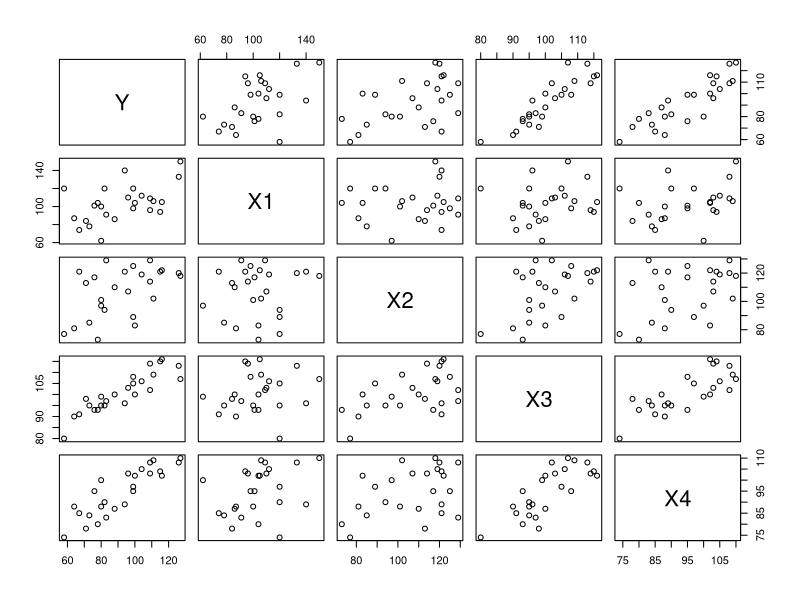
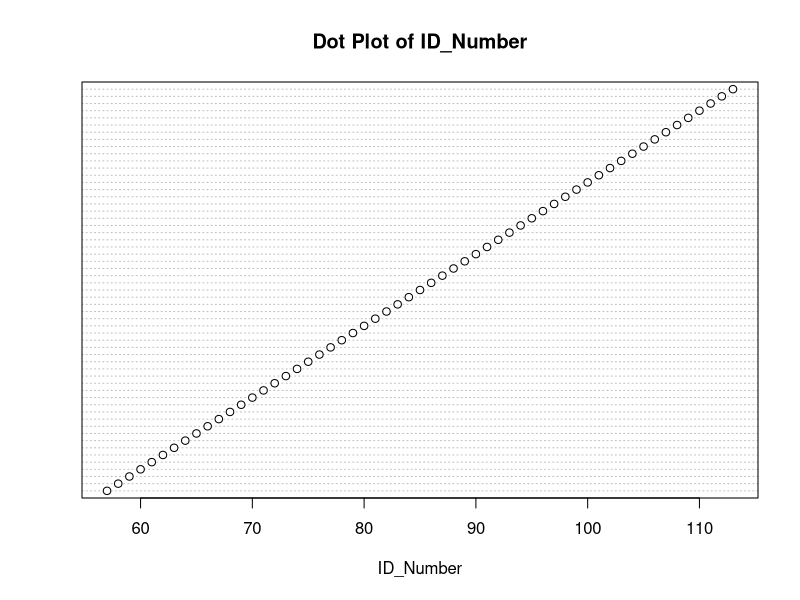
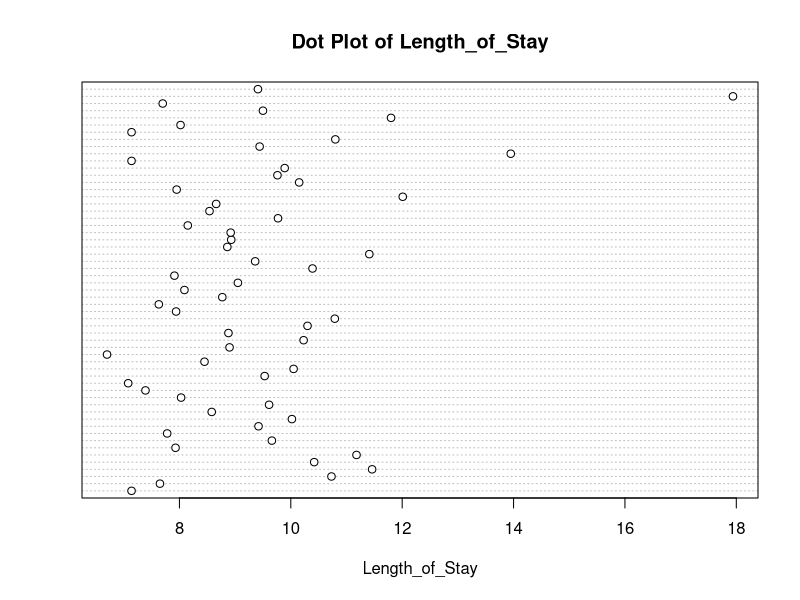
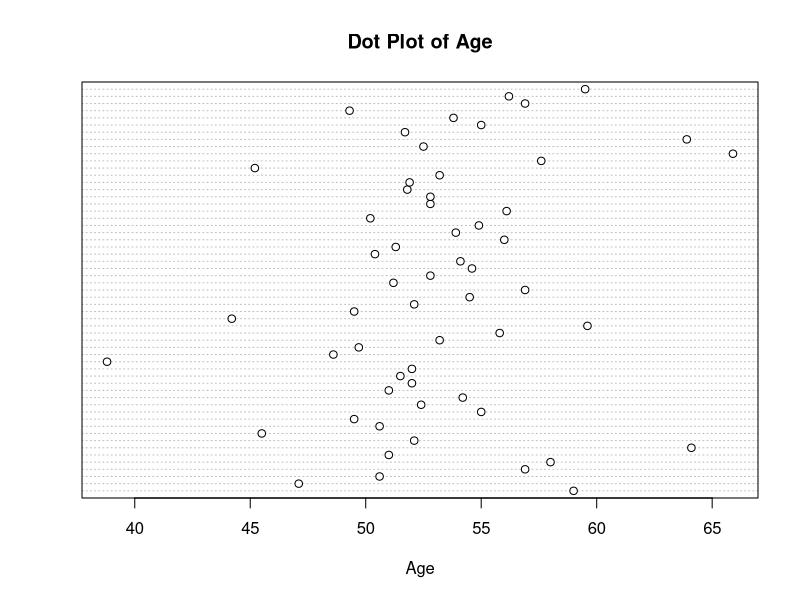
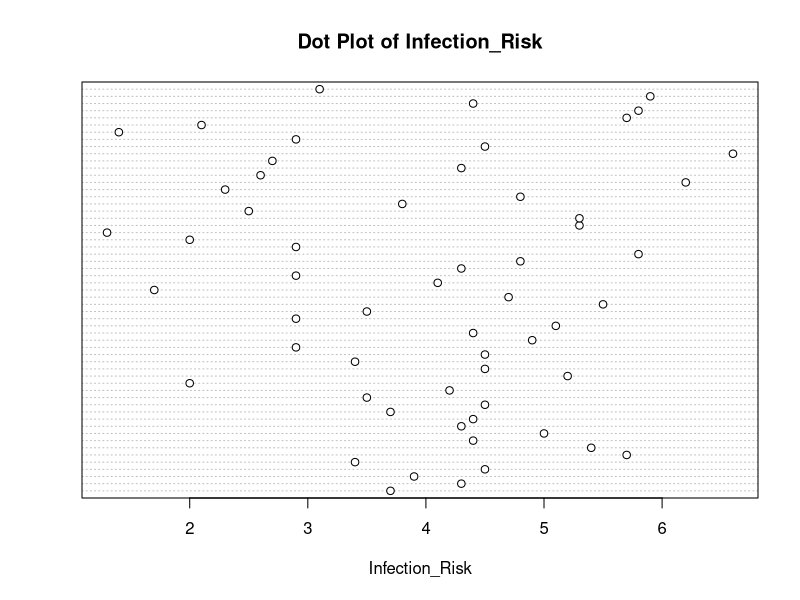
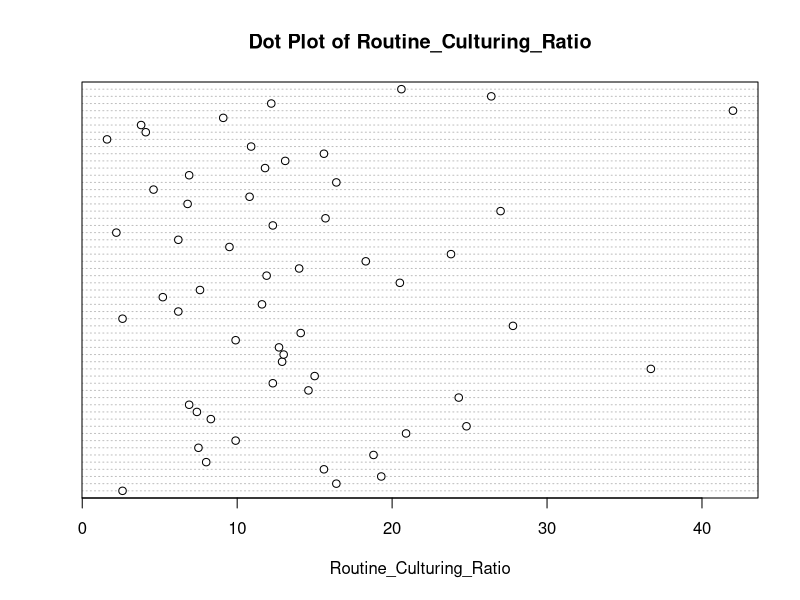
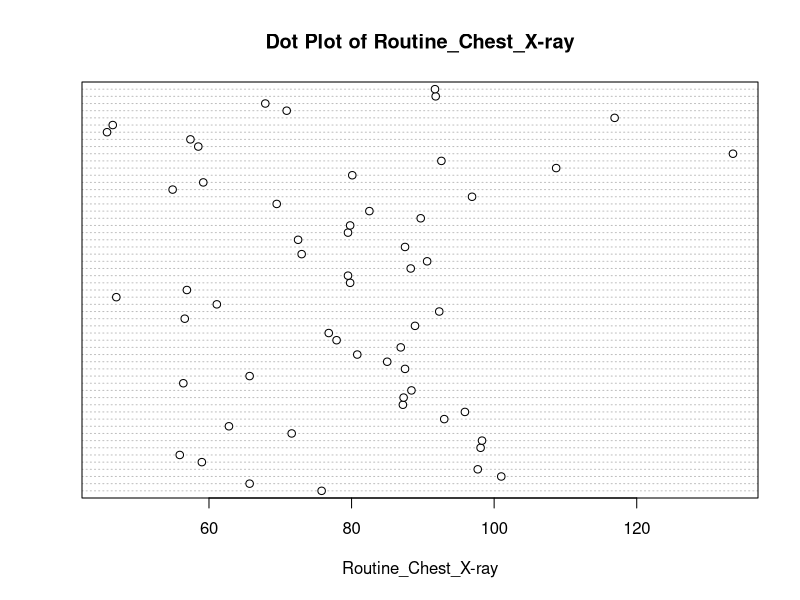
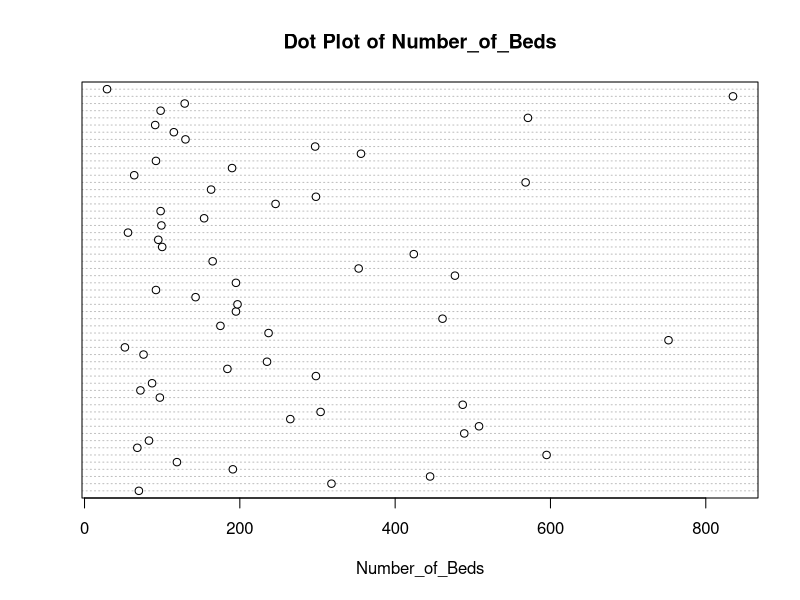

Write the R code that produced these figures, in order.
## ---- chunk 1
#Chad Huntebrinker

library(leaps)
library(readxl)

excel_data <- read_excel("Job_Proficiency_Data.xlsx")

#Problem 9.10a
stem(excel_data$X1)
stem(excel_data$X2)
stem(excel_data$X3)
stem(excel_data$X4)

#Some noteworthy features include:
#1) All tests have max scores that go over 100, but some max scores are 116 while others
#are 140
#2) The distribution of the data for X2 seem to be more on the larger side (greater than
# 110) while the distribution for X1 are on the less side (less than 110)

#Problem 9.10b
pairs(excel_data)
cor(excel_data)
cor(excel_data[,-1])
#It looks like there might be some correlation concerns with Y for X3 and X4
#There also might be some concerns with X3 and X4

#Problem 9.10c
model_1 <- lm(Y~X1 + X2 + X3 + X4, data=excel_data)
sum_of_model_1 <- summary(model_1)
#Y = -124.38182 + 0.29573X1 + 0.04829X2 + 1.30601X3 + 0.51982X4
sum_of_model_1
sum_of_model_1$adj.r.squared
#the adjusted R^2 has a good score (0.9554702) and the p-value for these predictor variables
#seem okay for all except one.  X2 has a p-value of 0.40383, suggesting that it might be
#better to drop X2 from the model

#Problem 9.11a
ma <- regsubsets(Y~., nbest = 4, data=excel_data)
(sma <- summary(ma))
sma$adjr2
order(sma$adjr2, decreasing = TRUE)[1:4]
#(1) [X1, X3, X4] = 0.9560482 
#(2) [X1, X2, X3, X4] = 0.9554702
#(3) [X1, X3] = 0.9269043 
#(4) [X1, X2, X3] = 0.9246779

#9.11b
#There are a couple of other criteria we could look at to narrow down what model we should use.
#First, we could use some of the other measurements to see if a model is a good fit (like AIC, SSEp,
# and PRESSp) to see if they agree.  Another thing we could do is look at the residuals of these models
#to see if they fit the model well.  Finally, we can look at the simplicity of the model.  In general,
#it's better to have a model that has less predictive variables than one that has more.
## ---- chunk 2
#Chad Huntebrinker

library(leaps)
library(readxl)

excel_data <- read_excel("SENIC_Data.xlsx")
#Use only rows 57 thru 113 and remove Region and Medical Affiliation
model_data <- excel_data[57:113, ]
model_data <- model_data[, -9]
model_data <- model_data[, -8]
#Note: I believe we should also remove the ID number from the data we use as this shouldn't have
#an impact on the patient's length of stay.  But we'll keep it in as the instructions didn't say
#to remove it.

#Problem 9.25a
for (col_name in names(model_data)) {
  dotchart(model_data[[col_name]], main = paste("Dot Plot of", col_name), xlab = col_name)
}
#Variables that have outliers:
#Number of Beds
#Average daily census
#Number of nurses

#Variables that have spaces in the data:
#Available facilities and services

#Also, ID number is completely linear as patients are assigned them as they are admitted

#Problem 9.25b
pairs(model_data)
cor(model_data)
#Remove ID number and length of stay
cor(model_data[,-2])
#Major concern with linear pairwise associations:
#number of beds and average daily census = 0.99000302
#average daily census and number of nurses 0.90388584
#number of beds and number of nurses = 0.90892888

#Minor concern:
#available facilities and services and number of nurses = 0.7070559
#available facilities and services and number of beds = 0.7644784
#average daily census and available facilities and services = 0.7294165

#Problem 9.25c
model_subsets <- regsubsets(log(Length_of_Stay)~., nbest = 12, data=model_data)
(sum_of_model_subsets <- summary(model_subsets))
sum_of_model_subsets$cp
order(sum_of_model_subsets$cp, decreasing = FALSE)[1:3]
sum_of_model_subsets$which[34,]
sum_of_model_subsets$which[46,]
sum_of_model_subsets$which[47,]
#(1) 4.032107
#(Intercept), ID_Number, Age, Routine_Chest_X-ray, Average_daily_census
5 - 4.032107
#(2) 4.414536
#(Intercept), ID_Number, Age, Routine_Chest_X-ray, Number_of_Beds, Average_daily_census
6 - 4.414536
#(3) 4.951662
#(Intercept), ID_Number, Age, Routine_Culturing_Ratio, Routine_Chest_X-ray, Average_daily_census
6 - 4.951662

#The first model (the one with with the predictor values of Intercept, ID_Number, 
#Age, Routine_Chest_X-ray, Average_daily_census) has the least bias as the Cp score is closest to the
#number of predictor variables it uses.
